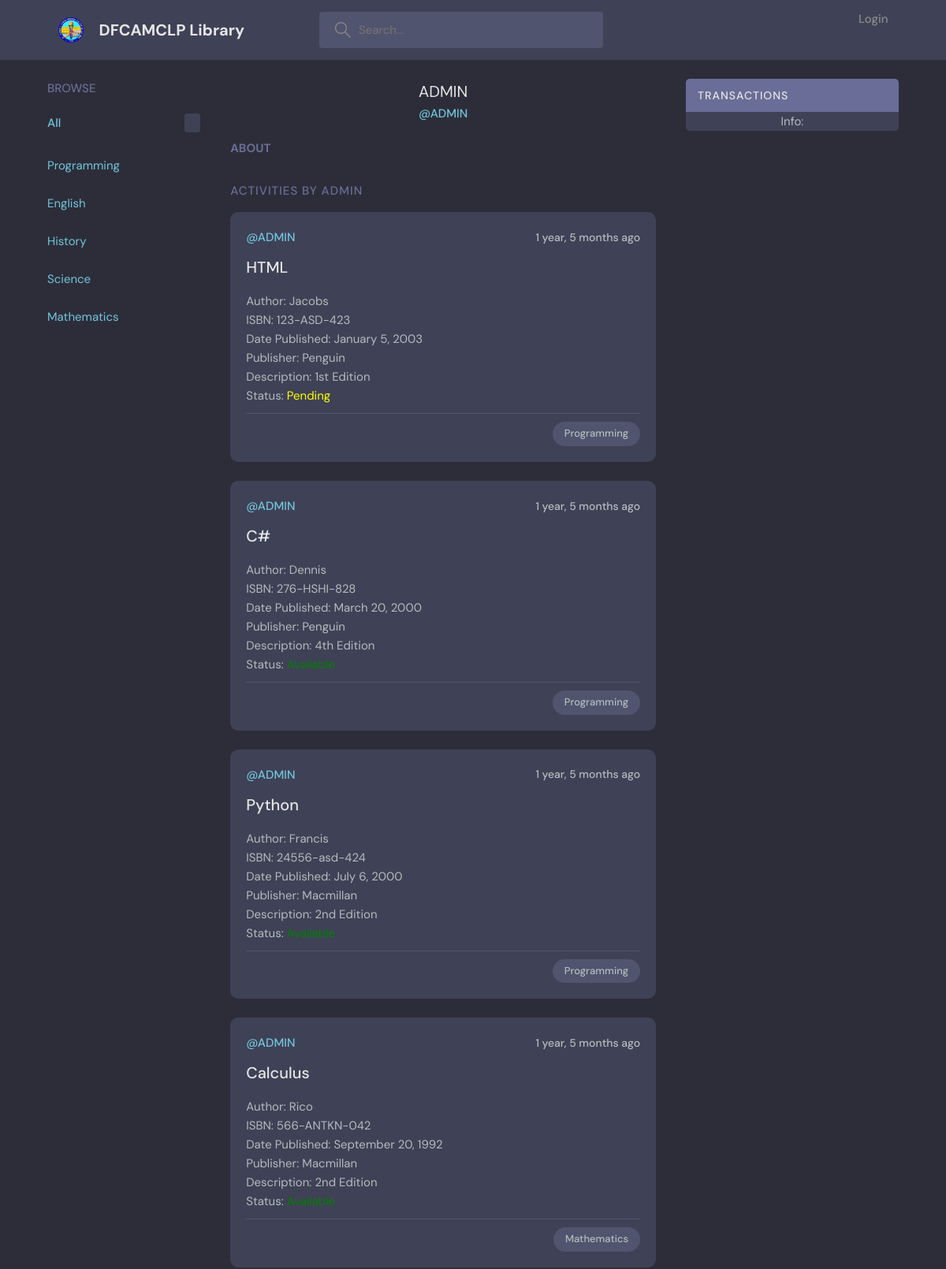
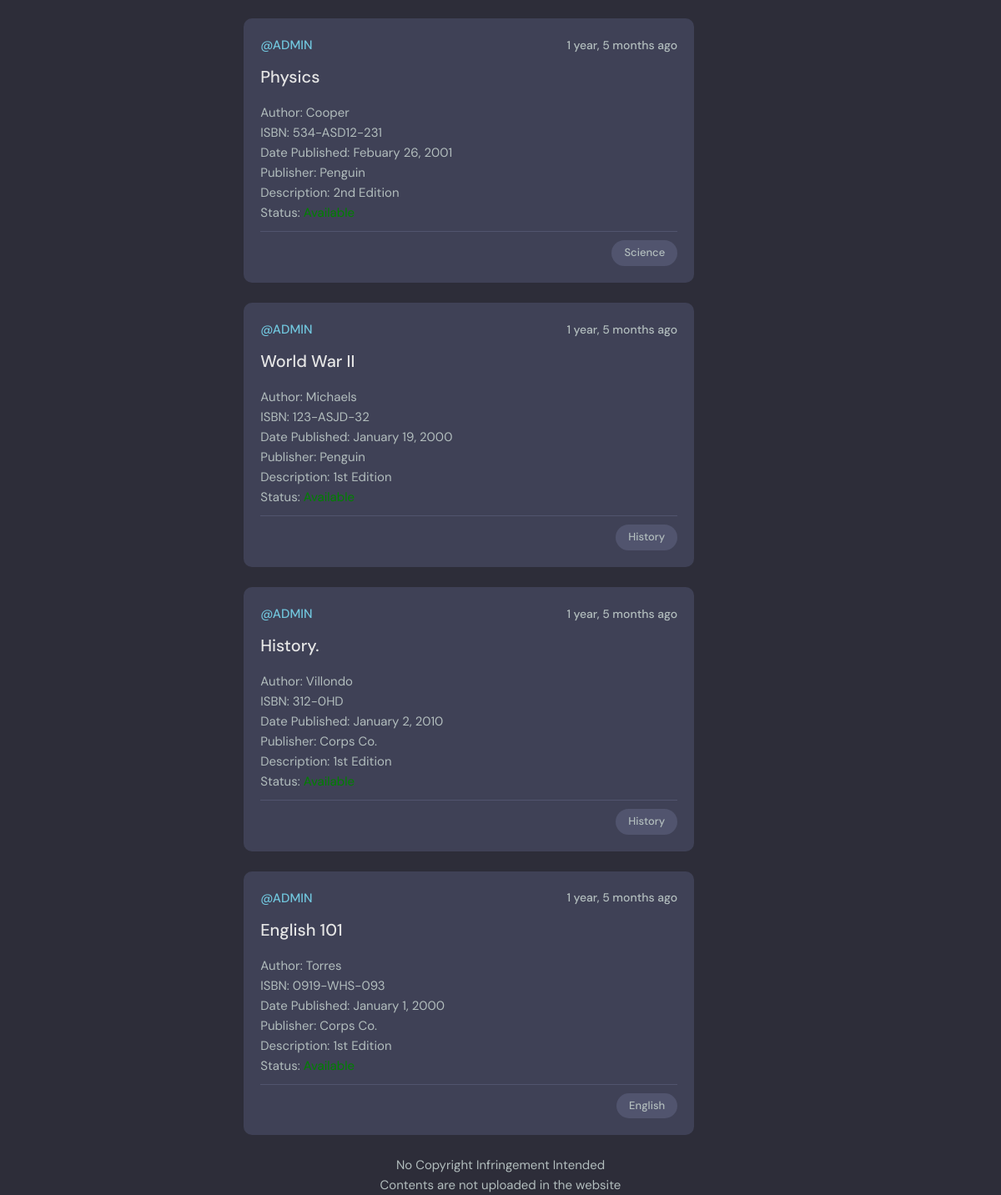
The app's page /profile/1 with its own data (2 pictures, top to bottom).
### base/models.py (models this page shows, shortened)
class Topic(models.Model):
    name = models.CharField(max_length=200)

class User(AbstractUser):
    name = models.CharField(max_length=200, null=True)
    email = models.EmailField(null = True, unique=True)
    bio = models.TextField(null=True)
    USERNAME_FIELD =  'email'
    REQUIRED_FIELDS = ['username']

class Room(models.Model):
    host = models.ForeignKey(User, on_delete=models.SET_NULL, null=True)
    topic = models.ForeignKey(Topic, on_delete=models.SET_NULL, null=True)
    name = models.CharField(max_length=200)
    author = models.CharField(max_length=200)
    serialnumber = models.CharField(max_length=200)
    date_published = models.CharField(max_length=200)
    publisher = models.CharField(max_length=200)
    status = models.IntegerField(default = 0)
    description = models.TextField(max_length=200)
    participants = models.ManyToManyField(
        User, related_name='participants', blank=True)
    updated = models.DateTimeField(auto_now=True)
    created = models.DateTimeField(auto_now_add=True)
    class Meta:
        ordering = ['-updated','-created']

### base/views.py (the view)
# urls.py: path('profile/<str:pk>', views.userProfile, name="user-profile"),
def userProfile(request, pk):
    user = User.objects.get(id=pk)
    room_messages = user.message_set.all()
    rooms = user.room_set.all()
    topics = Topic.objects.all()
    context = {'user': user, 'rooms' : rooms, 'room_messages' : room_messages,'topics' : topics}
    return render(request, 'base/profile.html', context)

### base/templates/base/profile.html (shortened to what this page needs)
{% extends 'main.html' %}
{% block content %}
  <main class="profile-page layout layout--3">
    <div class="container">
      {% include 'base/topics_component.html' %}
      <div class="roomList">
        <div class="profile">
          <div class="profile__info">
            <h3>{{user.username}}</h3>
            <p>@{{user.username}}</p>
          </div>
          <div class="profile__about">
            <h3>About</h3>
          </div>
        </div>
        <div class="roomList__header">
          <div>
            <h2>Activities by {{user.username}}</a>
            </h2>
          </div>
        </div>
        {% include 'base/feed_component.html' %}
      </div>
      {% include 'base/activity_component.html' %}
    </div>
  </main>
{% endblock content %}

### base/templates/base/topics_component.html (shortened to what this page needs)
<div class="topics">
    <div class="topics__header">
      <h2>Browse</h2>
    </div>
    <ul class="topics__list">
      <li>
        <a href="{% url 'home' %}" class="active">All <span>{{room_count}}</span></a>
      </li>
      {% for topic in topics %}
      <ul>
        <a href="{% url 'home' %}?q={{topic.name}}">{{topic.name}}</a>
      </ul>
      <br>
      {% endfor %}
    </ul>
  </div>

### base/templates/base/feed_component.html (shortened to what this page needs)
{% load static %}
{% for room in rooms %}
{% if not room.status == 4 %}
<div class="roomListRoom">
  <div class="roomListRoom__header">
      <a class="roomListRoom__author">@{{room.host.username}}</a>
    <div class="roomListRoom__actions">
      <span>{{room.created|timesince}} ago</span>
    </div>
  </div>
  <div class="roomListRoom__content" >
   {% if user.is_superuser %}<a href="{% url 'room' room.id %}">{{room.name}}</a> {% endif %}
    <br>
    <p>Author: {{room.author}}</p>
    <p>ISBN: {{room.serialnumber}}</p>
    <p>Date Published: {{room.date_published}}</p>
    <p>Publisher: {{room.publisher}}</p>
    <p>Description: {{room.description}}</p>
    {% if room.status == 0 %}
    <p>Status: <FONT COLOR = "Green">Available</FONT></p>
    {% endif %}
    {% if room.status == 1 %}
    <p>Status: <FONT COLOR = "Yellow">Pending</FONT></p>
    {% endif %}
  </div>
  <div class="roomListRoom__meta">
    <p class="roomListRoom__topic">{{room.topic.name}}</p>
  </div>
</div>
{% endif %}
{% endfor %}

### static/styles/style.css (style rules this page uses)
:root { --color-main: #71c6dd; --color-main-light: #e1f6fb; --color-dark: #3f4156; --color-dark-medium: #51546e; --color-dark-light: #696d97; --color-light: #e5e5e5; --color-gray: #8b8b8b; --color-light-gray: #b2bdbd; --color-bg: #2d2d39; --color-success: #5dd693; --color-error: #fc4b0b; }
* { font-family: "DM Sans", -apple-system, BlinkMacSystemFont, "Segoe UI", Roboto, Oxygen, Ubuntu, Cantarell, "Open Sans", "Helvetica Neue", sans-serif; margin: 0; padding: 0; box-sizing: border-box; text-rendering: optimizeLegibility; font-size: inherit; }
html { font-size: 56.25%; }
@media only screen and (min-width: 1200px) { html { font-size: 62.5%; } }
body { line-height: 1.6; font-weight: 400; font-size: 1.5rem; color: var(--color-light-gray); background-color: var(--color-bg); min-height: 100vh; }
a { display: inline-block; color: var(--color-main); text-decoration: none; }
.container { max-width: 120rem; width: 90%; margin: auto; }
.layout { margin-top: 2.4rem; }
.layout > .container { display: flex; justify-content: space-between; align-items: flex-start; }
.layout--3 > .container > div:first-child { flex-basis: 18%; max-width: 22.5rem; }
.layout--3 > .container > div:nth-child(2) { flex-basis: 50%; }
.topics__header { margin-bottom: 2rem; }
.topics__header h2 { text-transform: uppercase; font-weight: 500; color: var(--color-dark-light); }
.topics__list { list-style: none; }
.topics__list li a { display: flex; justify-content: space-between; margin-bottom: 3rem; font-weight: 500; color: var(--color-light-gray); transition: all 0.3s ease-in-out; }
.topics__list li a.active, .topics__list li a:hover { color: var(--color-main); }
.topics__list li a span { padding: 0.5rem 1rem; background-color: var(--color-dark); border-radius: 3px; font-size: 1.3rem; font-weight: 700; letter-spacing: 1px; }
.roomList__header { display: flex; justify-content: space-between; align-items: center; margin-bottom: 2.4rem; }
.roomList__header h2 { text-transform: uppercase; font-weight: 500; color: var(--color-light); letter-spacing: 1px; }
.roomListRoom { margin-bottom: 2.4rem; background-color: var(--color-dark); border-radius: 1rem; padding: 2rem; }
.roomListRoom__header { display: flex; justify-content: space-between; align-items: center; }
.roomListRoom__author { font-weight: 500; display: flex; align-items: center; gap: 1rem; }
.roomListRoom__actions { display: flex; align-items: flex-start; gap: 1rem; position: relative; }
.roomListRoom__actions span { font-size: 1.4rem; font-weight: 500; }
.roomListRoom__content { margin: 1rem 0; }
.roomListRoom__content a { font-size: 2rem; font-weight: 500; margin-bottom: 1.5rem; color: var(--color-light); transition: all 0.3s ease-in-out; }
.roomListRoom__meta { border-top: 1px solid var(--color-dark-medium); padding-top: 1rem; display: flex; align-items: center; justify-content: space-between; }
.roomListRoom__topic { padding: 5px 1.5rem; background-color: var(--color-dark-medium); border-radius: 5rem; font-weight: 500; font-size: 1.3rem; }
.profile { margin-bottom: 3rem; }
.profile__info { text-align: center; }
.profile__info h3 { font-size: 2rem; color: var(--color-light); font-weight: 400; }
.profile__info p { color: var(--color-main); font-weight: 500; margin-bottom: 1rem; }
.profile__about { margin-top: 2rem; }
.profile__about h3 { text-transform: uppercase; color: var(--color-dark-light); margin-bottom: 0.5rem; }
.profile-page .roomList__header { margin-bottom: 1.5rem; }
.profile-page .roomList__header h2 { color: var(--color-dark-light); }

### records on screen
Topic: name "Programming"
Topic: name "English"
Topic: name "History"
Topic: name "Science"
Topic: name "Mathematics"
User: username "ADMIN"
Room: host.username "ADMIN", created "1 year, 5 months", name "HTML", author "Jacobs", serialnumber "123-ASD-423", date_published "January 5, 2003", publisher "Penguin", description "1st Edition", shows "Status:", status "Pending", topic.name "Programming"
Room: host.username "ADMIN", created "1 year, 5 months", name "C#", author "Dennis", serialnumber "276-HSHI-828", date_published "March 20, 2000", publisher "Penguin", description "4th Edition", shows "Status:", topic.name "Programming"
Room: host.username "ADMIN", created "1 year, 5 months", name "Python", author "Francis", serialnumber "24556-asd-424", date_published "July 6, 2000", publisher "Macmillan", description "2nd Edition", shows "Status:", topic.name "Programming"
Room: host.username "ADMIN", created "1 year, 5 months", name "Calculus", author "Rico", serialnumber "566-ANTKN-042", date_published "September 20, 1992", publisher "Macmillan", description "2nd Edition", shows "Status:", topic.name "Mathematics"
Room: host.username "ADMIN", created "1 year, 5 months", name "Physics", author "Cooper", serialnumber "534-ASD12-231", date_published "Febuary 26, 2001", publisher "Penguin", description "2nd Edition", shows "Status:", topic.name "Science"
Room: host.username "ADMIN", created "1 year, 5 months", name "World War II", author "Michaels", serialnumber "123-ASJD-32", date_published "January 19, 2000", publisher "Penguin", description "1st Edition", shows "Status:", topic.name "History"
Room: host.username "ADMIN", created "1 year, 5 months", name "History.", author "Villondo", serialnumber "312-0HD", date_published "January 2, 2010", publisher "Corps Co.", description "1st Edition", shows "Status:", topic.name "History"
Room: host.username "ADMIN", created "1 year, 5 months", name "English 101", author "Torres", serialnumber "0919-WHS-093", date_published "January 1, 2000", publisher "Corps Co.", description "1st Edition", shows "Status:", topic.name "English"
